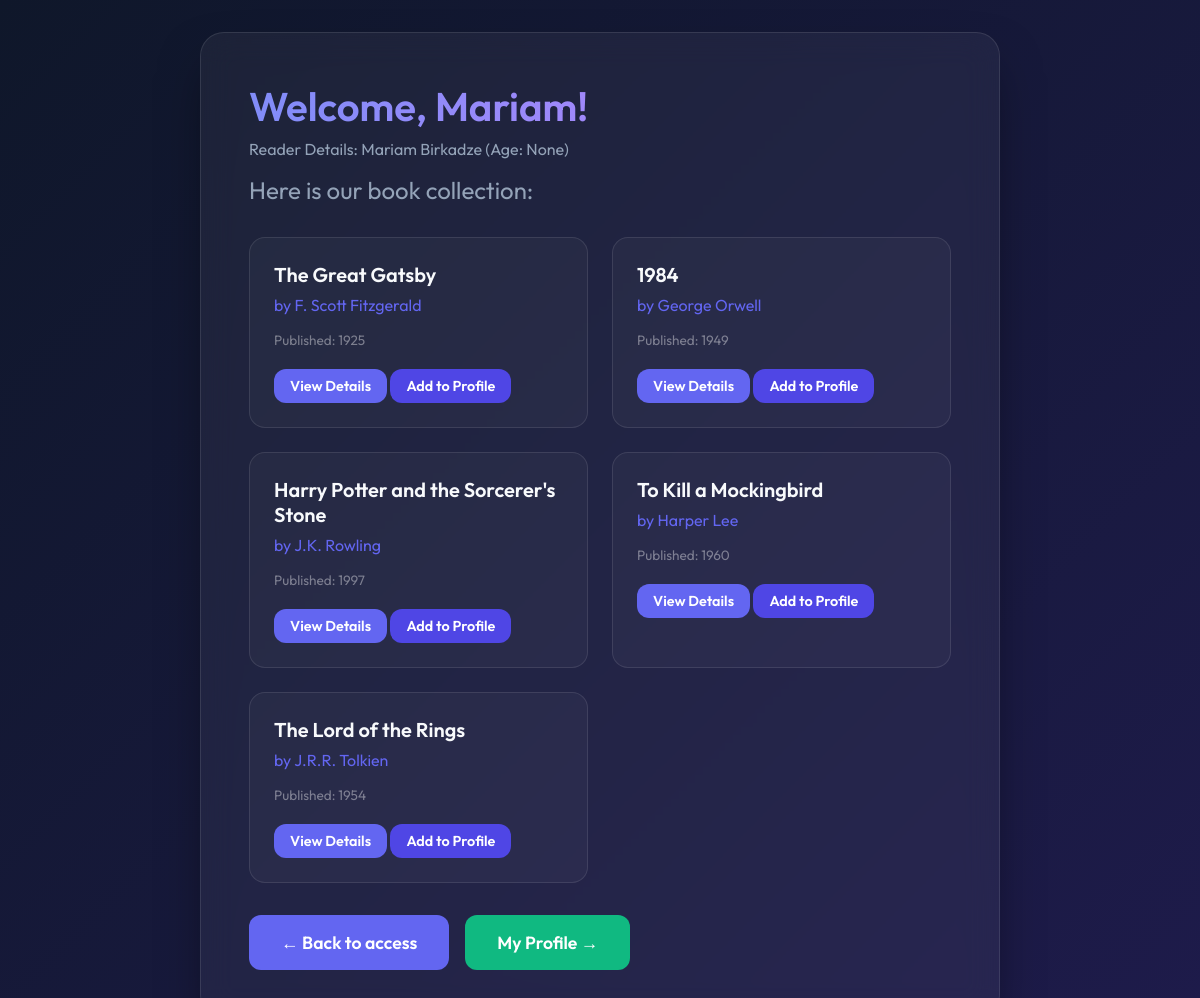
The page /my-books/ (signed in) on the database its author committed.
### reader/models.py (models this page shows, shortened)
class Reader(models.Model):
    first_name = models.CharField(max_length=100)
    last_name = models.CharField(max_length=100)
    email = models.EmailField(unique=True)
    phone = models.CharField(max_length=20, null=True, blank=True)
    age = models.IntegerField(null=True, blank=True)
    password = models.CharField(max_length=128, default='123')
    books = models.ManyToManyField(Book, related_name='readers')

### book/models.py (models this page shows, shortened)
class Book(models.Model):
    title = models.CharField(max_length=255)
    author = models.CharField(max_length=255)
    description = models.TextField()
    published_year = models.IntegerField(null=True, blank=True)

### book/views.py (the view)
# urls.py: path('my-books/', views.reader_books, name='reader-books'),
def reader_books(request):
    reader_id = request.session.get('reader_id')
    if not reader_id:
        return redirect('index')
    reader = Reader.objects.get(id=reader_id)
    books = Book.objects.all()
    return render(request, 'book/book_list.html', {'reader': reader, 'books': books})

### book/templates/book/book_list.html (shortened to what this page needs)
{% load static %}
<!DOCTYPE html>
<html lang="en">
<head>
    <link rel="stylesheet" href="{% static 'book/style.css' %}">
</head>
<body>
    <div class="glass-container large">
        {% if reader %}
            <h1>Welcome, {{ reader.first_name }}!</h1>
            <p style="margin-bottom: 1rem; font-size: 1rem; color: var(--text-secondary);">Reader Details: {{ reader.first_name }} {{ reader.last_name }} (Age: {{ reader.age }})</p>
            <h2>Here is our book collection:</h2>
        {% else %}
            <h1>All Books Directory</h1>
            <h2>Complete library collection:</h2>
        {% endif %}
        {% if books %}
            <ul class="book-list">
            {% for book in books %}
                <li class="book-card">
                    <div class="book-title">{{ book.title }}</div>
                    <div class="book-author">by {{ book.author }}</div>
                    {% if book.published_year %}<div class="book-meta">Published: {{ book.published_year }}</div>{% endif %}
                    <br>
                    <a href="{% url 'book-detail' book.pk %}" class="btn" style="padding: 0.5rem 1rem; font-size: 0.9rem;">View Details</a>
                    <a href="{% url 'add_to_profile' book.pk %}" class="btn" style="padding: 0.5rem 1rem; font-size: 0.9rem; background: var(--primary-hover);">Add to Profile</a>
                </li>
            {% endfor %}
            </ul>
        {% else %}
            <p>No books currently available in the collection.</p>
        {% endif %}
        <div style="display: flex; gap: 1rem; margin-top: 1rem;">
            <a href="{% url 'index' %}" class="btn">← Back to access</a>
            <a href="{% url 'reader_profile' %}" class="btn" style="background: #10b981;">My Profile →</a>
        </div>
    </div>
</body>
</html>

### book/static/book/style.css (style rules this page uses)
:root { --primary: #6366f1; --primary-hover: #4f46e5; --bg-gradient: linear-gradient(135deg, #0f172a 0%, #1e1b4b 100%); --surface-color: rgba(255, 255, 255, 0.05); --surface-border: rgba(255, 255, 255, 0.1); --text-primary: #f8fafc; --text-secondary: #94a3b8; }
* { box-sizing: border-box; margin: 0; padding: 0; }
body { font-family: 'Outfit', sans-serif; background: var(--bg-gradient); color: var(--text-primary); min-height: 100vh; display: flex; justify-content: center; align-items: center; padding: 2rem; }
.glass-container { background: var(--surface-color); backdrop-filter: blur(16px); -webkit-backdrop-filter: blur(16px); border: 1px solid var(--surface-border); border-radius: 24px; padding: 3rem; width: 100%; max-width: 500px; box-shadow: 0 25px 50px -12px rgba(0, 0, 0, 0.5); animation: fadeIn 0.8s ease-out; }
.glass-container.large { max-width: 800px; }
h1 { font-size: 2.5rem; font-weight: 600; margin-bottom: 0.5rem; background: linear-gradient(to right, #818cf8, #c084fc); -webkit-background-clip: text; background-clip: text; -webkit-text-fill-color: transparent; }
h2 { font-size: 1.5rem; color: var(--text-secondary); font-weight: 400; margin-bottom: 2rem; }
p { color: var(--text-secondary); margin-bottom: 2rem; font-size: 1.1rem; }
button, .btn { background: var(--primary); color: white; border: none; border-radius: 12px; padding: 1rem 2rem; font-size: 1.1rem; font-weight: 600; font-family: inherit; cursor: pointer; transition: all 0.3s cubic-bezier(0.4, 0, 0.2, 1); text-decoration: none; display: inline-block; text-align: center; }
.book-list { list-style: none; display: grid; gap: 1.5rem; grid-template-columns: repeat(auto-fill, minmax(300px, 1fr)); margin-bottom: 2rem; }
.book-card { background: rgba(255, 255, 255, 0.03); border: 1px solid var(--surface-border); border-radius: 16px; padding: 1.5rem; transition: transform 0.3s ease; }
.book-title { font-size: 1.25rem; font-weight: 600; color: var(--text-primary); margin-bottom: 0.5rem; }
.book-author { color: var(--primary); font-weight: 400; margin-bottom: 1rem; }
.book-meta { font-size: 0.85rem; color: rgba(255, 255, 255, 0.4); }

### rows shown on the page
Reader: first_name "Mariam", last_name "Birkadze", age "None"
Book: title "The Great Gatsby", author "F. Scott Fitzgerald", published_year "1925"
Book: title "1984", author "George Orwell", published_year "1949"
Book: title "Harry Potter and the Sorcerer's Stone", author "J.K. Rowling", published_year "1997"
Book: title "To Kill a Mockingbird", author "Harper Lee", published_year "1960"
Book: title "The Lord of the Rings", author "J.R.R. Tolkien", published_year "1954"
